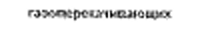
#> input picture words_production/cell_r0_c4_blob_1_word_14.png, 200 x 32 px, found by its file name; its folder holds only this picture in this run
$ python is_white.py
#> lines starting #> are read from the running program, lines starting #| are printed output that depends on the picture
#> in remove_white_cells_from_folder, img is the input picture: shape (32, 200); min 0, max 255, mean 234.7
import os
import cv2
import numpy as np

def calculate_column_intensity(img: np.ndarray,
                               ignore_vertical_border_frac: float = 0.0) -> np.ndarray:
    """
    Compute normalized per-column darkness values in [0,1].
    Dark pixels => values close to 1. White/background => values close to 0.

    Parameters
    ----------
    img : np.ndarray
        Grayscale image (uint8) or color (BGR) image.
    ignore_vertical_border_frac : float
        Fraction of rows to ignore from top and bottom (0.0..0.45).
        Useful to ignore cell borders/lines near edges.

    Returns
    -------
    column_intensities : np.ndarray, shape (width,)
        Float values in [0,1] describing average dark amount per column.
    """
#> called with ignore_vertical_border_frac = 0.03
    # convert to grayscale if needed
    if img is None:
        raise ValueError("img is None")
    if img.ndim == 3:
        gray = cv2.cvtColor(img, cv2.COLOR_BGR2GRAY)
    else:
        gray = img.copy()

    # convert to float in [0,1], where 0=black,1=white
    img_float = gray.astype(np.float32) / 255.0

    h, w = img_float.shape
#> h = 32; w = 200
    if h == 0 or w == 0:
        return np.zeros((w,), dtype=float)

    # optionally crop vertical borders (to avoid header/footer lines)
    if ignore_vertical_border_frac > 0:
        top = int(round(h * ignore_vertical_border_frac))
#> top = 1
        bottom = h - top
#> bottom = 31
        # guard against degenerate cropping
        if bottom <= top:
            cropped = img_float
        else:
            cropped = img_float[top:bottom, :]
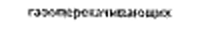
#> cropped: shape (30, 200) float32; min 0, max 1, mean 0.915
    else:
        cropped = img_float

    # inverted so dark => high
    inverted = 1.0 - cropped  # in [0,1]
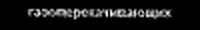
#> inverted: shape (30, 200) float32; min 0, max 1, mean 0.0849

    # average darkness per column
    column_intensities = np.mean(inverted, axis=0)  # shape (w,)
#> column_intensities = 200 values, max 0.259 at index 75, min 0 at index 0, mean 0.0849

    # numerical safety: clip to [0,1]
    column_intensities = np.clip(column_intensities, 0.0, 1.0)

    return column_intensities


def remove_white_cells_from_folder(path: str,
                                   col_darkness_thresh: float = 0.1,
                                   min_white_col_frac: float = 0.9,
                                   ignore_vertical_border_frac: float = 0.03,
                                   verbose: bool = True):
    """
    Iterate PNG files in `path`, check column intensities and remove files
    that are mostly white (>= min_white_col_frac of columns have darkness < col_darkness_thresh).

    Parameters
    ----------
    path : str
        Folder with .png images.
    col_darkness_thresh : float
        Column darkness threshold in [0,1]. Columns with value < this are considered "white".
    min_white_col_frac : float
        If fraction of white columns >= this, file is considered white and will be removed.
    ignore_vertical_border_frac : float
        Fraction of rows to ignore at top/bottom when computing column intensities.
    verbose : bool
        Print progress info.
    """
    if not os.path.isdir(path):
        raise ValueError(f"Path not found: {path}")

    all_files = [f for f in os.listdir(path) if f.lower().endswith('.png')]
    removed = []

    if verbose:
        print(f"Found {len(all_files)} .png files in {path}")

    for filename in all_files:
        img_path = os.path.join(path, filename)
        try:
            img = cv2.imread(img_path, cv2.IMREAD_UNCHANGED)
            if img is None:
                if verbose:
                    print(f"Warning: cannot read {filename}, skipping")
                continue

            # make grayscale (handles RGBA too)
            if img.ndim == 3 and img.shape[2] == 4:
                # convert RGBA -> RGB first (drop alpha)
                img = cv2.cvtColor(img, cv2.COLOR_BGRA2BGR)

            if img.ndim == 3:
                img_gray = cv2.cvtColor(img, cv2.COLOR_BGR2GRAY)
            else:
                img_gray = img

            cols = calculate_column_intensity(img_gray,
                                              ignore_vertical_border_frac=ignore_vertical_border_frac)
#> cols has the same summary as column_intensities in calculate_column_intensity

            # decide white columns
            white_cols_mask = cols < col_darkness_thresh
            white_frac = float(np.sum(white_cols_mask)) / max(1, cols.size)
#> white_frac = 0.51

            if verbose:
                print(f"{filename}: white_frac={white_frac:.3f}, cols={cols.size}, "
                      f"mean_dark={cols.mean():.3f}, max_dark={cols.max():.3f}")
#| cell_r0_c4_blob_1_word_14.png: white_frac=0.510, cols=200, mean_dark=0.085, max_dark=0.259

            if white_frac > min_white_col_frac:
                try:
                    os.remove(img_path)
                    removed.append(filename)
                    if verbose:
                        print(f" -> Removed {filename} (white_frac {white_frac:.3f} >= {min_white_col_frac})")
                except Exception as e:
                    if verbose:
                        print(f"Error removing {filename}: {e}")

        except Exception as e:
            if verbose:
                print(f"Error processing {filename}: {e}")

    if verbose:
        print(f"Removed {len(removed)} files.")
    return removed


if __name__ == "__main__":
    # Example usage: adjust path and thresholds as needed
    folder_path = "words_production"
    removed_files = remove_white_cells_from_folder(
        path=folder_path,
        col_darkness_thresh=0.1,      # column considered empty if darkness < 0.1
        min_white_col_frac=0.9,       # remove file when >=80% columns are empty
        ignore_vertical_border_frac=0.03,  # ignore 3% top and bottom rows
        verbose=True
    )

    print("Files removed:", removed_files)
    print("Remaining files:", len([f for f in os.listdir(folder_path) if f.lower().endswith('.png')]))

$ run again, on words_production/cell_r16_c1_blob_1_word_2.png
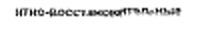
#> input picture words_production/cell_r16_c1_blob_1_word_2.png, 200 x 32 px, found by its file name
#> in remove_white_cells_from_folder, img is the input picture: shape (32, 200); min 0, max 255, mean 234
#> in calculate_column_intensity, `cropped = img_float[top:bottom, :]`:
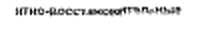
#> cropped: shape (30, 200) float32; min 0, max 1, mean 0.912
#> in calculate_column_intensity, `inverted = 1.0 - cropped`:
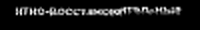
#> inverted: shape (30, 200) float32; min 0, max 1, mean 0.0878
#> column_intensities = 200 values, max 0.203 at index 21, min 0 at index 0, mean 0.0878
#> cols has the same summary as column_intensities in calculate_column_intensity
#> white_frac = 0.55
#| cell_r16_c1_blob_1_word_2.png: white_frac=0.550, cols=200, mean_dark=0.088, max_dark=0.203

$ run again, on words_production/cell_r2_c11_blob_3_word_1.png
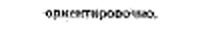
#> input picture words_production/cell_r2_c11_blob_3_word_1.png, 200 x 32 px, found by its file name
#> in remove_white_cells_from_folder, img is the input picture: shape (32, 200); min 0, max 255, mean 238.1
#> in calculate_column_intensity, `cropped = img_float[top:bottom, :]`:
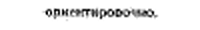
#> cropped: shape (30, 200) float32; min 0, max 1, mean 0.929
#> in calculate_column_intensity, `inverted = 1.0 - cropped`:
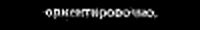
#> inverted: shape (30, 200) float32; min 0, max 1, mean 0.0708
#> column_intensities = 200 values, max 0.245 at index 55, min 0 at index 0, mean 0.0708
#> cols has the same summary as column_intensities in calculate_column_intensity
#> white_frac = 0.605
#| cell_r2_c11_blob_3_word_1.png: white_frac=0.605, cols=200, mean_dark=0.071, max_dark=0.245

$ run again, on words_production/cell_r6_c17_blob_1_word_1.png
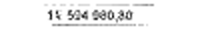
#> input picture words_production/cell_r6_c17_blob_1_word_1.png, 200 x 32 px, found by its file name
#> in remove_white_cells_from_folder, img is the input picture: shape (32, 200); min 26, max 255, mean 240.4
#> in calculate_column_intensity, `cropped = img_float[top:bottom, :]`:
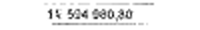
#> cropped: shape (30, 200) float32; min 0.102, max 1, mean 0.939
#> in calculate_column_intensity, `inverted = 1.0 - cropped`:
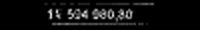
#> inverted: shape (30, 200) float32; min 0, max 0.898, mean 0.0611
#> column_intensities = 200 values, max 0.248 at index 50, min 0 at index 0, mean 0.0611
#> cols has the same summary as column_intensities in calculate_column_intensity
#> white_frac = 0.715
#| cell_r6_c17_blob_1_word_1.png: white_frac=0.715, cols=200, mean_dark=0.061, max_dark=0.248
